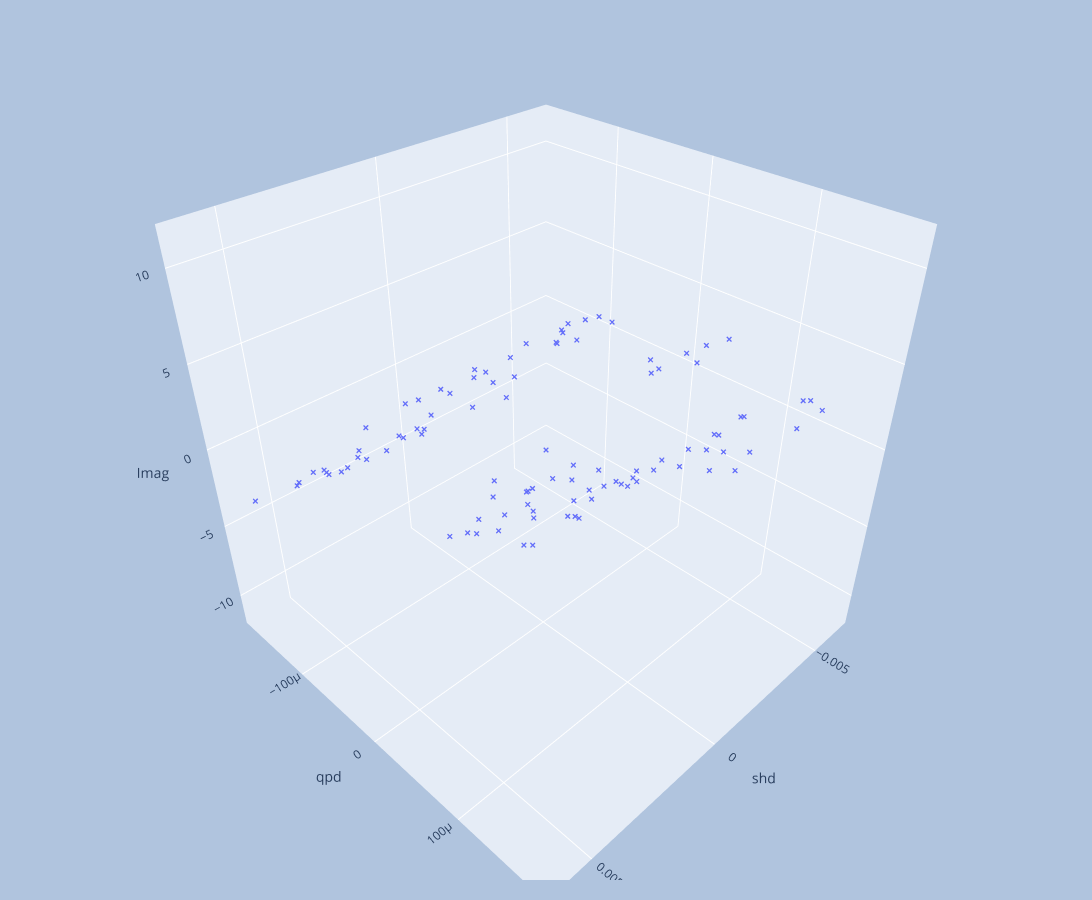

Source (notebook cell):
### Markdown cell above
## Plot Data

### Code cell
plot_i = 10
fig = go.Figure()
fig.add_trace(go.Scatter3d(x=df["shd"][::plot_i], y=df["qpd"][::plot_i], z=df["Fmagd"][::plot_i], name="Data", mode="markers", marker=dict(size=2, symbol="x")))

fig.update_layout(
    scene=dict(xaxis_title="shd", yaxis_title="qpd", zaxis_title="Imag"),
    autosize=False,
    width=1400,
    height=900,
    paper_bgcolor="LightSteelBlue",
    margin=dict(l=20, r=20, t=20, b=20),
)
